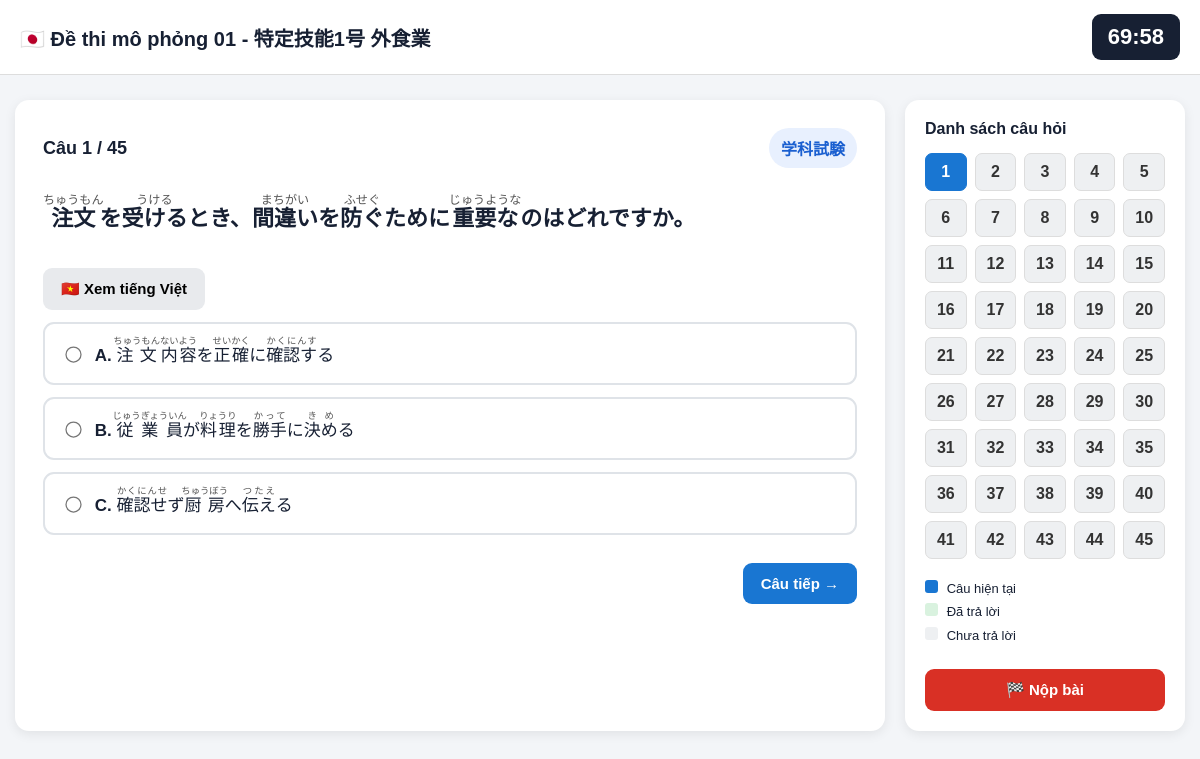
The page /tokutei1/exam/1/ on the database its author committed.
### study/models.py (models this page shows, shortened)
class Exam(models.Model):
    level = models.CharField(
        max_length=1,
        choices=Question.LEVEL_CHOICES,
        default='1'
    )
    title = models.CharField(
        max_length=200,
        verbose_name='Tên đề'
    )
    description = models.TextField(
        blank=True,
        default=''
    )
    is_free = models.BooleanField(
        default=True,
        verbose_name='Miễn phí'
    )
    order = models.PositiveIntegerField(
        default=1
    )
    time_limit = models.PositiveIntegerField(
        default=70,
        verbose_name='Thời gian thi (phút)'
    )
    questions = models.ManyToManyField(
        Question,
        through='ExamQuestion',
        related_name='exams'
    )

class Question(models.Model):
    LEVEL_CHOICES = [
        ('1', '特定技能1号'),
        ('2', '特定技能2号'),
    ]
    SECTION_CHOICES = [
        ('theory', '学科試験'),
        ('practical', '実技試験'),
    ]
    PRACTICAL_TYPE_CHOICES = [
        ('', '---'),
        ('judgment', '判断試験'),
        ('planning', '計画立案'),
    ]
    CATEGORY_CHOICES = [
        ('hygiene', '衛生管理'),
        ('cooking', '飲食物調理'),
        ('service', '接客全般'),
    ]
    level = models.CharField(
        max_length=1,
        choices=LEVEL_CHOICES,
        default='1'
    )
    section = models.CharField(
        max_length=20,
        choices=SECTION_CHOICES,
        default='theory',
        verbose_name='Phần thi'
    )
    practical_type = models.CharField(
        max_length=20,
        choices=PRACTICAL_TYPE_CHOICES,
        blank=True,
        default='',
        verbose_name='Loại câu thực hành'
    )
    category = models.CharField(
        max_length=20,
        choices=CATEGORY_CHOICES,
        default='hygiene',
        verbose_name='Chủ đề'
    )
    question_jp = models.TextField(
        verbose_name='Câu hỏi tiếng Nhật'
    )
    question_ruby = models.TextField(
        blank=True,
        default='',
        verbose_name='Câu hỏi tiếng Nhật + Furigana'
    )
    question_vi = models.TextField(
        blank=True,
        default='',
        verbose_name='Câu hỏi tiếng Việt'
    )
    option_a = models.CharField(
        max_length=500,
        verbose_name='Đáp án A'
    )
    option_a_vi = models.CharField(
        max_length=500,
        blank=True,
        default='',
        verbose_name='Đáp án A tiếng Việt'
    )
    option_a_ruby = models.TextField(
        blank=True,
        default='',
        verbose_name='Đáp án A Furigana'
    )
    option_b = models.CharField(
        max_length=500,
        verbose_name='Đáp án B'
    )
    option_b_vi = models.CharField(
        max_length=500,
        blank=True,
        default='',
        verbose_name='Đáp án B tiếng Việt'
    )
    option_b_ruby = models.TextField(
        blank=True,
        default='',
        verbose_name='Đáp án B Furigana'
    )
    option_c = models.CharField(
        max_length=500,
        verbose_name='Đáp án C'
    )
    option_c_vi = models.CharField(
        max_length=500,
        blank=True,
        default='',
        verbose_name='Đáp án C tiếng Việt'
    )
    option_c_ruby = models.TextField(
        blank=True,
        default='',
        verbose_name='Đáp án C Furigana'
    )
    points = models.PositiveIntegerField(
        default=0,
        verbose_name='Điểm'
    )
    correct_answer = models.CharField(
        max_length=1,
        choices=[
            ('A', 'A'),
            ('B', 'B'),
            ('C', 'C'),
        ],
        verbose_name='Đáp án đúng'
    )
    explanation = models.TextField(
        blank=True,
        default='',
        verbose_name='Giải thích tiếng Nhật'
    )
    explanation_vi = models.TextField(
        blank=True,
        default='',
        verbose_name='Giải thích tiếng Việt'
    )

### study/views.py (the view, shortened to what this page needs)
def take_exam(request, exam_id, question_number=1):
    import time
    from django.shortcuts import get_object_or_404, redirect
    from .models import ExamQuestion
    exam = get_object_or_404(Exam, id=exam_id)
    order_key = f"exam_{exam.id}_order"
    option_key = f"exam_{exam.id}_option_maps"
    answer_key = f"exam_{exam.id}_answers"
    start_key = f"exam_{exam.id}_start"
    if order_key not in request.session:
        _create_exam_attempt(request, exam)
    order_ids = request.session.get(order_key, [])
    option_maps = request.session.get(option_key, {})
    answers = request.session.get(answer_key, {})
    total = len(order_ids)
    if question_number < 1 or question_number > total:
        return redirect("exam_result", exam_id=exam.id)
    current_id = order_ids[question_number - 1]
    current = get_object_or_404(
        ExamQuestion,
        id=current_id,
        exam=exam
    )
    if start_key not in request.session:
        request.session[start_key] = int(time.time())
    elapsed = int(time.time()) - request.session[start_key]
    limit = exam.time_limit * 60
    remaining_seconds = max(0, limit - elapsed)
    if remaining_seconds <= 0:
        return redirect(
            "exam_result",
            exam_id=exam.id
        )
    q = current.question
    option_data = {
        "A": {
            "ruby": q.option_a_ruby,
            "vi": q.option_a_vi,
        },
        "B": {
            "ruby": q.option_b_ruby,
            "vi": q.option_b_vi,
        },
        "C": {
            "ruby": q.option_c_ruby,
            "vi": q.option_c_vi,
        },
    }
    shuffled = option_maps.get(
        str(current.id),
        ["A", "B", "C"]
    )
    display_options = []
    for index, original_letter in enumerate(shuffled):
        display_options.append({
            "label": ["A", "B", "C"][index],
            "value": original_letter,
            "ruby": option_data[original_letter]["ruby"],
            "vi": option_data[original_letter]["vi"],
        })
    question_nav = []
    for position, item_id in enumerate(order_ids, start=1):
        question_nav.append({
            "number": position,
            "answered": str(item_id) in answers,
            "current": position == question_number,
        })
    return render(
        request,
        "study/take_exam.html",
        {
            "exam": exam,
            "question": q,
            "question_number": question_number,
            "total": total,
            "remaining_seconds": remaining_seconds,
            "display_options": display_options,
            "question_nav": question_nav,
        }
    )

### study/views.py (called while the page is built)
def _create_exam_attempt(request, exam):
    import random
    import time
    from .models import ExamQuestion
    items = list(
        ExamQuestion.objects
        .filter(exam=exam)
        .select_related("question")
        .order_by("order")
    )
    random.shuffle(items)
    order_ids = [x.id for x in items]
    option_maps = {}
    for item in items:
        letters = ["A", "B", "C"]
        random.shuffle(letters)
        option_maps[str(item.id)] = letters
    request.session[f"exam_{exam.id}_order"] = order_ids
    request.session[f"exam_{exam.id}_option_maps"] = option_maps
    request.session[f"exam_{exam.id}_answers"] = {}
    request.session[f"exam_{exam.id}_start"] = int(time.time())
    request.session.modified = True

### study/templates/study/take_exam.html (shortened to what this page needs)
<!DOCTYPE html>
<html lang="vi">
<head>
</head>
<body>
<div class="topbar">
    <div class="exam-title">
        🇯🇵 {{ exam.title }}
    </div>
    <div id="timer" class="timer">
    </div>
</div>
<div class="layout">
<main class="main">
    <div class="question-top">
        <div class="counter">
            Câu {{ question_number }} / {{ total }}
        </div>
        <div class="badge">
            {% if question.section == 'theory' %}
                学科試験
            {% endif %}
        </div>
    </div>
    <div class="question">
        {% if question.question_ruby %}
            {{ question.question_ruby|safe }}
        {% else %}
            {{ question.question_ruby|safe }}
        {% endif %}
    </div>
    {% if question.question_vi %}
    <button
        type="button"
        class="btn btn-gray"
        onclick="toggleVietnamese()">
        🇻🇳 Xem tiếng Việt
    </button>
    {% endif %}
    <form method="post" id="examForm">
        <label class="answer {% if selected_answer == 'A' %}selected{% endif %}">
            <input
                type="radio"
                name="answer"
                value="A"
                onchange="saveAnswer()">
            <strong>A.</strong>
            {{ question.option_a_ruby|safe }}
        </label>
        <label class="answer {% if selected_answer == 'B' %}selected{% endif %}">
            <input
                type="radio"
                name="answer"
                value="B"
                onchange="saveAnswer()">
            <strong>B.</strong>
            {{ question.option_b_ruby|safe }}
        </label>
        <label class="answer {% if selected_answer == 'C' %}selected{% endif %}">
            <input
                type="radio"
                name="answer"
                value="C"
                onchange="saveAnswer()">
            <strong>C.</strong>
            {{ question.option_c_ruby|safe }}
        </label>
    </form>
    <div class="buttons">
        {% if question_number < total %}
        <button
            class="btn btn-blue"
            onclick="goQuestion({{ question_number|add:'1' }})">
            Câu tiếp →
        </button>
        {% endif %}
    </div>
</main>
<aside class="side">
    <div class="nav-title">
        Danh sách câu hỏi
    </div>
    <div class="question-grid">
        {% for item in question_nav %}
        <a
            href="/tokutei1/exam/{{ exam.id }}/{{ item.number }}/"
            class="qnav
            {% if item.current %}current{% endif %}">
            {{ item.number }}
        </a>
        {% endfor %}
    </div>
    <div class="legend">
        <div>
            <span class="dot now"></span>
            Câu hiện tại
        </div>
        <div>
            <span class="dot done"></span>
            Đã trả lời
        </div>
        <div>
            <span class="dot notdone"></span>
            Chưa trả lời
        </div>
    </div>
    <div class="submit-area">
        <button
            class="btn btn-red"
            onclick="submitExam()">
            🏁 Nộp bài
        </button>
    </div>
</aside>
</div>
</body>
</html>

### study/templates/study/take_exam.html (style rules this page uses)
* { box-sizing: border-box; }
body { margin: 0; font-family: Arial, sans-serif; background: #f3f5f8; color: #172033; }
.topbar { position: sticky; top: 0; z-index: 100; background: white; border-bottom: 1px solid #ddd; padding: 14px 20px; display: flex; justify-content: space-between; align-items: center; }
.exam-title { font-size: 20px; font-weight: bold; }
.timer { background: #172033; color: white; padding: 10px 16px; border-radius: 9px; font-size: 22px; font-weight: bold; }
.layout { max-width: 1200px; margin: 25px auto; padding: 0 15px; display: grid; grid-template-columns: 1fr 280px; gap: 20px; }
.main { background: white; border-radius: 14px; padding: 28px; box-shadow: 0 3px 12px rgba(0,0,0,.08); }
.side { background: white; border-radius: 14px; padding: 20px; height: fit-content; box-shadow: 0 3px 12px rgba(0,0,0,.08); }
.question-top { display: flex; justify-content: space-between; gap: 15px; align-items: center; }
.counter { font-size: 18px; font-weight: bold; }
.badge { background: #e8f0fe; color: #1a5fd0; padding: 8px 12px; border-radius: 20px; font-weight: bold; }
.question { font-size: 22px; font-weight: bold; line-height: 1.7; margin: 25px 0; }
.answer { display: block; width: 100%; padding: 17px; margin: 12px 0; border: 2px solid #dfe3e8; border-radius: 11px; background: white; cursor: pointer; font-size: 17px; }
.answer input { margin-right: 10px; transform: scale(1.25); }
.buttons { display: flex; justify-content: space-between; gap: 10px; margin-top: 28px; }
.btn { border: 0; padding: 12px 18px; border-radius: 9px; cursor: pointer; font-weight: bold; font-size: 15px; }
.btn-blue { background: #1976d2; color: white; }
.btn-gray { background: #e8eaed; }
.btn-red { background: #d93025; color: white; }
.nav-title { font-weight: bold; margin-bottom: 15px; }
.question-grid { display: grid; grid-template-columns: repeat(5, 1fr); gap: 8px; }
.qnav { display: flex; align-items: center; justify-content: center; height: 38px; border-radius: 7px; text-decoration: none; color: #333; background: #eef0f2; border: 1px solid #ddd; font-weight: bold; }
.qnav.current { background: #1976d2; border-color: #1976d2; color: white; }
.legend { margin-top: 18px; font-size: 13px; line-height: 1.8; }
.dot { display: inline-block; width: 13px; height: 13px; border-radius: 3px; margin-right: 5px; }
.notdone { background: #eef0f2; }
.done { background: #d9f2df; }
.now { background: #1976d2; }
.submit-area { margin-top: 22px; }
.submit-area button { width: 100%; }
ruby { ruby-position: over; }
rt { font-size: 0.55em; font-weight: normal; color: #555; }
.question ruby { ruby-position: over; ruby-align: center; }
.question rt { font-size: 0.55em; font-weight: normal; line-height: 1; color: #555; text-align: center; }
.question { line-height: 2.2; }

### rows shown on the page
Exam: title "Đề thi mô phỏng 01 - 特定技能1号 外食業"
Question: question_ruby "注文 ちゅうもん を 受ける うける とき、 間違い まちがい を 防ぐ ふせぐ ために 重要な じゅうような のはどれですか。", option_a_ruby "注文 ちゅうもん 内容 ないよう を 正確 せいかく に 確認す かくにんす る", option_b_ruby "従業員 じゅうぎょういん が 料理 りょうり を 勝手 かって に 決め きめ る", option_c_ruby "確認せ かくにんせ ず 厨房 ちゅうぼう へ 伝え つたえ る"

### other values the page prints
{{ question_number }} "1"
{{ total }} "45"
{{ item.number }} "1" "2" "3" "4" "5" "6" "7" "8" "9" "10" "11" "12" "13" "14" "15" "16" "17" "18" "19" "20" "21" "22" "23" "24" "25" "26" "27" "28" "29" "30" "31" "32" "33" "34" "35" "36" "37" "38" "39" "40" "41" "42" "43" "44" "45"
